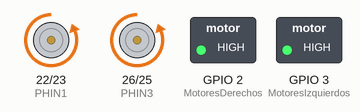
The sketch below on a simulated ESP32. Shown: motor-driver pin pairs drawn as motors (green arrow = first pin HIGH = forward, orange = second pin HIGH = backward, longer = more drive), switched loads named in the sketch (green lamp = pin HIGH).

Above: at 1.0 s.
At 3.0 s:
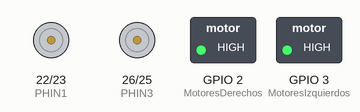
At 4.5 s:
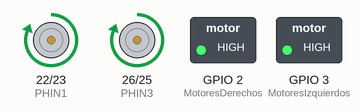
At 6.5 s:
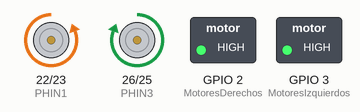
Timing chart, 0 to 8.3 s (numbered marks = the images above):
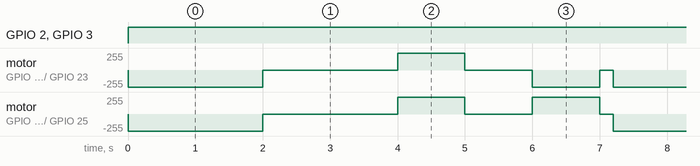

The sketch:

Programa_paco_Versi_n_1.1.ino
```cpp
int PHIN1 = 22;
int PHIN2 = 23;
int PHIN3 = 26;
int PHIN4 = 25;

int MotoresDerechos = 2;
int MotoresIzquierdos = 3;

//-----Declaracion de funciones
void detente()
{
  digitalWrite(PHIN1, LOW);
  digitalWrite(PHIN2, LOW);
  digitalWrite(PHIN3, LOW);
  digitalWrite(PHIN4, LOW);
}

void avanza(int velocidad)
{
  digitalWrite(PHIN1, LOW);
  digitalWrite(PHIN2, HIGH);
  digitalWrite(PHIN3, LOW);
  digitalWrite(PHIN4, HIGH);
  analogWrite(MotoresDerechos, velocidad);
  analogWrite(MotoresIzquierdos, velocidad);

}

void retrocede(int velocidad)
{
  digitalWrite(PHIN1, HIGH);
  digitalWrite(PHIN2, LOW);
  digitalWrite(PHIN3, HIGH);
  digitalWrite(PHIN4, LOW);
  analogWrite(MotoresDerechos, velocidad);
  analogWrite(MotoresIzquierdos, velocidad);
}

void giraDerecha(int velocidad)
{
  digitalWrite(PHIN1,LOW);
  digitalWrite(PHIN2,HIGH);
  digitalWrite(PHIN3,HIGH);
  digitalWrite(PHIN4,LOW);
  analogWrite(MotoresDerechos, velocidad);
  analogWrite(MotoresIzquierdos, velocidad);
}

void giraIzquierda(int velocidad)
{
  digitalWrite(PHIN1,HIGH);
  digitalWrite(PHIN2,LOW);
  digitalWrite(PHIN3,LOW);
  digitalWrite(PHIN4,HIGH);
  analogWrite(MotoresDerechos, velocidad);
  analogWrite(MotoresIzquierdos, velocidad);
}


//------------------------------------------------
void setup() {
  pinMode(PHIN1, OUTPUT);
  pinMode(PHIN2, OUTPUT);
  pinMode(PHIN3, OUTPUT);
  pinMode(PHIN4, OUTPUT);
  pinMode(MotoresDerechos, OUTPUT);
  pinMode(MotoresIzquierdos, OUTPUT);

}

void loop() {
  digitalWrite(13, HIGH);

  avanza(255);
  delay(2000);
  detente();
  delay(2000);

  retrocede(255);
  delay(1000);
  detente();
  delay(1000);

  giraDerecha(255);
  delay(1000);
  detente();

  digitalWrite(13, LOW);
  delay(200);


}
```

Measured:
- by itself, GPIO 2 (MotoresDerechos), GPIO 3 (MotoresIzquierdos): LOW → HIGH at 0.00 s
- by itself, motor on GPIO 26 (PHIN3) / GPIO 25 (PHIN4): repeats every 7.2 s: stopped 2.0 s, forward 255/255 1.0 s, stopped 1.0 s, forward 255/255 1.0 s, stopped 0.20 s, backward 255/255 2.0 s
- by itself, motor on GPIO 22 (PHIN1) / GPIO 23 (PHIN2): repeats every 7.2 s: stopped 2.0 s, forward 255/255 1.0 s, stopped 1.0 s, backward 255/255 1.0 s, stopped 0.20 s, backward 255/255 2.0 s
